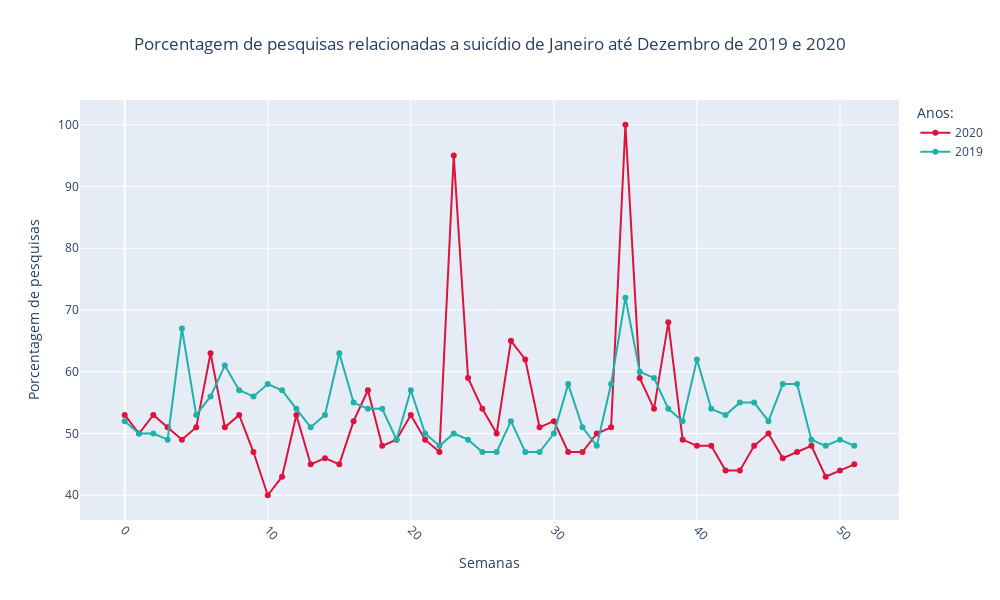

Write notebook code for a chart like this one.
### Markdown cell above
### Gerando os gráficos

### Code cell
# Gráfico 1

ano_20= go.Scatter(x=[0,1,2,3,4,5,6,7,8,9,10,11,12,13,14, 15, 16, 17, 18, 19, 20, 21, 22, 23, 24, 25, 26, 27, 28, 29, 30, 31, 32, 33, 34, 35, 36, 37, 38, 39, 40, 41, 42, 43, 44, 45, 46, 47, 48, 49, 50, 51], y=suicide_searches['porcentagem_2020'],
                    mode='lines+markers',
                    name='2020', line = dict(color='crimson', width=2))
ano_19= go.Scatter(x=[0,1,2,3,4,5,6,7,8,9,10,11,12,13,14, 15, 16, 17, 18, 19, 20, 21, 22, 23, 24, 25, 26, 27, 28, 29, 30, 31, 32, 33, 34, 35, 36, 37, 38, 39, 40, 41, 42, 43, 44, 45, 46, 47, 48, 49, 50, 51], y=suicide_searches['porcentagem_2019'],
                    mode='lines+markers',
                    name='2019', line = dict(color='lightseagreen', width=2))
data= [ano_20, ano_19]
layout= go.Layout(title={
                    'text' : 'Porcentagem de pesquisas relacionadas a suicídio de Janeiro até Dezembro de 2019 e 2020',
                    'x' : 0.5,
                    'xref' : 'paper',
                    'xanchor' : 'center'},
                   yaxis={'title':'Porcentagem de pesquisas'},
                   xaxis={'title': 'Semanas', 'tickangle' : 45},
                   legend_title="Anos:",
                    height=600, width=1000)
fig = go.Figure(data= data, layout=layout)
fig.show()

### Figure 1 — Plotly figure (JSON) as saved in the notebook; plotly's stock layout.template omitted (floating-point values rounded to 4 significant figures)
{"data": [{"line": {"color": "crimson", "width": 2}, "mode": "lines+markers", "name": "2020", "type": "scatter", "x": [0, 1, 2, 3, 4, 5, 6, 7, 8, 9, 10, 11, 12, 13, 14, 15, 16, 17, 18, 19, 20, 21, 22, 23, 24, 25, 26, 27, 28, 29, 30, 31, 32, 33, 34, 35, 36, 37, 38, 39, 40, 41, 42, 43, 44, 45, 46, 47, 48, 49, 50, 51], "y": [53, 50, 53, 51, 49, 51, 63, 51, 53, 47, 40, 43, 53, 45, 46, 45, 52, 57, 48, 49, 53, 49, 47, 95, 59, 54, 50, 65, 62, 51, 52, 47, 47, 50, 51, 100, 59, 54, 68, 49, 48, 48, 44, 44, 48, 50, 46, 47, 48, 43, 44, 45]}, {"line": {"color": "lightseagreen", "width": 2}, "mode": "lines+markers", "name": "2019", "type": "scatter", "x": [0, 1, 2, 3, 4, 5, 6, 7, 8, 9, 10, 11, 12, 13, 14, 15, 16, 17, 18, 19, 20, 21, 22, 23, 24, 25, 26, 27, 28, 29, 30, 31, 32, 33, 34, 35, 36, 37, 38, 39, 40, 41, 42, 43, 44, 45, 46, 47, 48, 49, 50, 51], "y": [52, 50, 50, 49, 67, 53, 56, 61, 57, 56, 58, 57, 54, 51, 53, 63, 55, 54, 54, 49, 57, 50, 48, 50, 49, 47, 47, 52, 47, 47, 50, 58, 51, 48, 58, 72, 60, 59, 54, 52, 62, 54, 53, 55, 55, 52, 58, 58, 49, 48, 49, 48]}], "layout": {"height": 600, "legend": {"title": {"text": "Anos:"}}, "title": {"text": "Porcentagem de pesquisas relacionadas a suicídio de Janeiro até Dezembro de 2019 e 2020", "x": 0.5, "xanchor": "center", "xref": "paper"}, "width": 1000, "xaxis": {"tickangle": 45, "title": {"text": "Semanas"}}, "yaxis": {"title": {"text": "Porcentagem de pesquisas"}}}}
